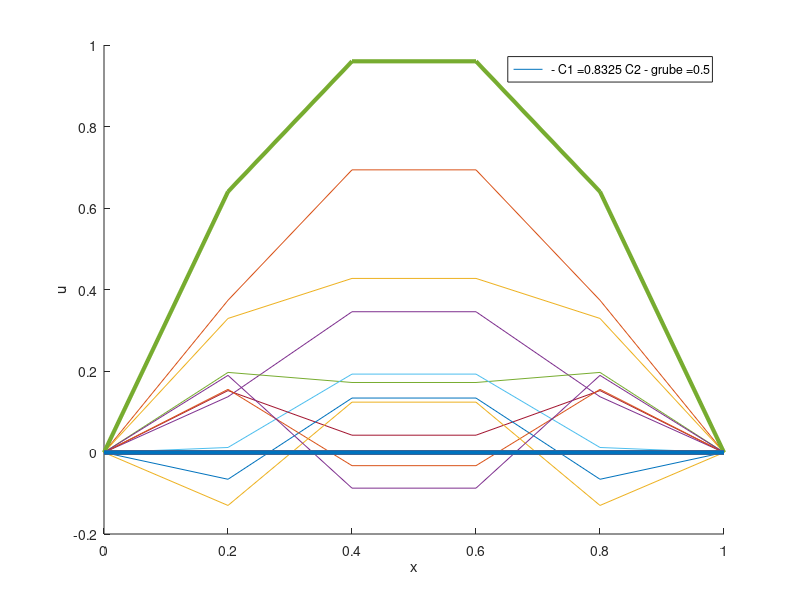

Source code (MATLAB):
%
% Skrypt rozwiazuje zagadnienie poczatkowe:
%     du/dt = c^2 (d^2 u/d x^2)
% u(t=0,x) = f(x), f(x) nadaje profil paraboliczny,
% u(t,x=l) = 0   , x=l to lewy brzeg obszaru obliczeniowego (preta)
% u(t,x=p) = 0   , x=p to prawy brzeg
%
% Pomysl oraz wizualizacja zaczerpniete z MIT.
%% 
L=1; T=0.333; alpha=1;
N=5; dx=L/N;
M=10; dt=T/M;
x=[0:dx:L]';
t=[0:dt:T];
C=alpha^2*dt/dx^2				% liczba CFL
%
n=length(x);
m=length(t);
u=zeros(n,m);
u(2:n-1,1)=4*x(2:n-1)-4*x(2:n-1).^2;	% warunek poczatkowy
u(1,1:m)=0;				% warunek brzegowy x=1
u(n,1:m)=0;				% warunek brzegowy x=L=N*dx
%
for j=1:m-1 %czasowe
for i=2:n-1
 u(i,j+1)=(1-2*C)*u(i,j) + C*(u(i+1,j)+u(i-1,j));
end
end

%c=0.5
L=1; T2=0.2; alpha=1;
N=5; dx2=L/N;
M=10; dt2=T2/M;
x2=[0:dx2:L]';
t2=[0:dt2:T2];
C2=alpha^2*dt2/dx2^2				% liczba CFL
%
n=length(x2);
m=length(t2);
u2=zeros(n,m);
u2(2:n-1,1)=4*x2(2:n-1)-4*x2(2:n-1).^2;	% warunek poczatkowy
u2(1,1:m)=0;				% warunek brzegowy x=1
u2(n,1:m)=0;				% warunek brzegowy x=L=N*dx
%
for j=1:0
for i=2:n-1
 u2(i,j+1)=(1-2*C2)*u2(i,j) + C2*(u2(i+1,j)+u2(i-1,j));
end
end

%C=0,25
% L=1; T3=0.1; alpha=1;
% N=5; dx3=L/N;
% M=10; dt2=T3/M;
% x3=[0:dx3:L]';
% t3=[0:dt3:T3];
% C3=alpha^2*dt3/dx3^2				% liczba CFL
% %
% n=length(x3);
% m=length(t3);
% u3=zeros(n,m);
% u3(2:n-1,1)=4*x3(2:n-1)-4*x3(2:n-1).^2;	% warunek poczatkowy
% u3(1,1:m)=0;				% warunek brzegowy x=1
% u3(n,1:m)=0;				% warunek brzegowy x=L=N*dx
% %
% for j=1:m-1
% for i=2:n-1
%  u3(i,j+1)=(1-2*C3)*u3(i,j) + C2*(u3(i+1,j)+u3(i-1,j));
% end
% end

% t=0.1;
% t2=0.1;
hold on
plot(x,u);
plot(x2,u2,'LineWidth',3);
hold off
ylabel('u');
xlabel('x');
legend([' - C1 =' num2str(C),' C2 - grube =' num2str(C2)]);
